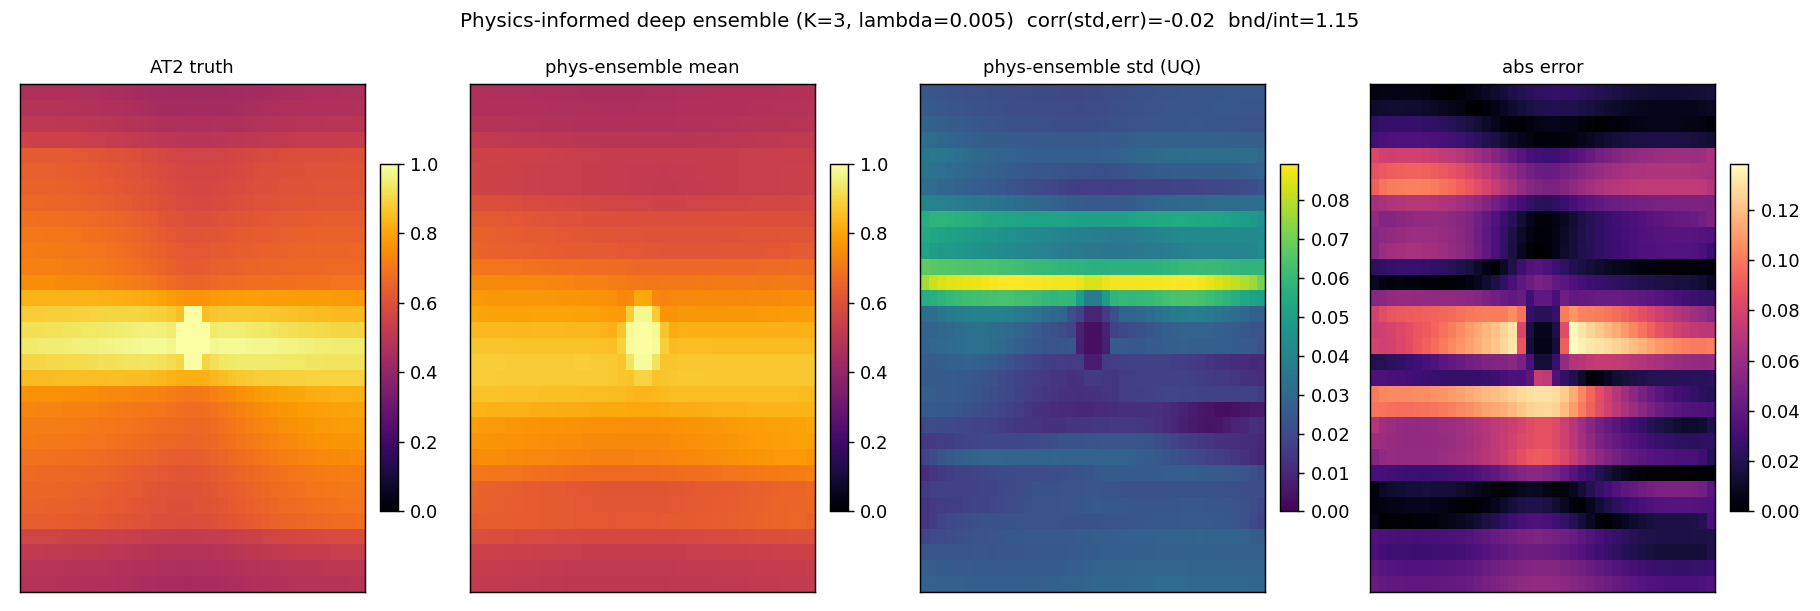

The script that saved this image:
"""pi_emulator_ensemble.py — PHYSICS-INFORMED deep-ensemble UQ for the phase-field GNN emulator [#3b].

uq_emulator_ensemble.py showed a plain deep ensemble (K independent MeshGNNs, std = disagreement)
calibrates far better than MC-dropout here. This asks the next question: does a PHYSICS prior on the
emulator help — both the prediction AND the uncertainty?

The AT2 (Ambrosio–Tortorelli) phase-field energy that generated the data carries a gradient term
~ (ell**2/2)|grad d|**2 that regularises the damage field over a length scale ell. Its exact discrete
analogue on the mesh graph is the graph-Dirichlet energy  sum_{(i,j) in E} (d_i - d_j)**2. We add a
small multiple of it to the per-emulator BCE loss, so every ensemble member is nudged toward fields
that respect that physical smoothness — except where the data genuinely demands a sharp crack.

We then run the SAME evaluation as the plain ensemble, head-to-head (lambda=0 vs lambda>0):
  * test RMSE                              — accuracy
  * corr(ensemble-std, abs-err)            — does disagreement track the real error?
  * crack-boundary / interior std ratio    — does uncertainty localise on the crack?
and print an honest verdict from the numbers (it may or may not help — that is the experiment).

Run:   python3 pi_emulator_ensemble.py                 (writes pi_emulator_ensemble.png)
Knobs: PI_K=4  PI_EPOCHS=70  PI_LAM=5e-3               (override ensemble size / epochs / prior weight)
       PI_SMOKE=1                                       (tiny CPU smoke: K=1, 2 epochs, few samples)
"""
from __future__ import annotations

import os
import time

import numpy as np
import torch
import torch.nn as nn

from phasefield_gnn_prognosis import MeshGNN
from phasefield_emulator_compare import load_cached

rng = np.random.default_rng(20270615)


def graph_dirichlet_energy(pred: torch.Tensor, edge_index: torch.Tensor) -> torch.Tensor:
    """Mean graph-Dirichlet energy of a per-node field — discrete AT2 gradient term.

    Parameters
    ----------
    pred : torch.Tensor, shape (N,)
        Per-node predicted damage in [0, 1].
    edge_index : torch.Tensor, shape (2, E)
        COO connectivity [src, dst].

    Returns
    -------
    torch.Tensor, scalar
        ``mean_{(i,j) in E} (pred_i - pred_j)**2``. Minimising it promotes the spatial
        coherence imposed by the phase-field regularisation length.
    """
    diff = pred[edge_index[0]] - pred[edge_index[1]]
    return (diff * diff).mean()


def train_one(train, ei, seed, lam_phys, epochs):
    """Train one MeshGNN with BCE + lam_phys * graph-Dirichlet prior (lam_phys=0 -> plain)."""
    torch.manual_seed(seed)
    g = np.random.default_rng(seed)
    m = MeshGNN(in_dim=6, hid=48, rounds=8)
    opt = torch.optim.Adam(m.parameters(), 4e-3, weight_decay=1e-5)
    lf = nn.BCELoss()
    for _ in range(epochs):
        for k in g.permutation(len(train)):
            nf, tgt, _, _ = train[k]
            p = m(torch.tensor(nf), ei).clamp(1e-6, 1 - 1e-6)
            loss = lf(p, torch.tensor(tgt).clamp(0, 1))
            if lam_phys > 0:
                loss = loss + lam_phys * graph_dirichlet_energy(p, ei)
            opt.zero_grad(); loss.backward(); opt.step()
    m.eval()
    return m


def _safe_corr(a, b):
    """Pearson corr, NaN-safe for degenerate (constant / tiny) inputs."""
    if len(a) < 2 or np.std(a) < 1e-12 or np.std(b) < 1e-12:
        return float("nan")
    return float(np.corrcoef(a, b)[0, 1])


def eval_ensemble(models, test, ei):
    """Ensemble mean/std over `models`; return metrics dict + first-sample maps for plotting."""
    all_err, all_std, maps = [], [], []
    with torch.no_grad():
        for nf, tgt, _, _ in test:
            xs = torch.tensor(nf)
            ps = np.stack([mm(xs, ei).numpy() for mm in models])      # (K, N)
            mean, std = ps.mean(0), ps.std(0)
            all_err.append(np.abs(mean - tgt)); all_std.append(std)
            maps.append((tgt, mean, std))
    err = np.concatenate(all_err); std = np.concatenate(all_std)
    tgt_all = np.concatenate([m[0] for m in maps])
    boundary = (tgt_all > 0.2) & (tgt_all < 0.8)
    interior_std = std[~boundary].mean() if (~boundary).any() else float("nan")
    loc = std[boundary].mean() / max(interior_std, 1e-9) if boundary.any() else float("nan")
    return {
        "rmse": float(np.sqrt((err ** 2).mean())),
        "corr": _safe_corr(std, err),
        "loc": float(loc),
        "maps": maps,
    }


def train_ensemble(tag, train, ei, seed0, lam, K, epochs):
    """Train K members, printing per-model wall time for live progress."""
    models = []
    for j in range(K):
        t0 = time.time()
        models.append(train_one(train, ei, seed0 + j, lam_phys=lam, epochs=epochs))
        print(f"  [{tag}] model {j + 1}/{K} trained in {time.time() - t0:.1f}s", flush=True)
    return models


def main():
    smoke = os.environ.get("PI_SMOKE") == "1"
    K = 1 if smoke else int(os.environ.get("PI_K", 4))
    epochs = 2 if smoke else int(os.environ.get("PI_EPOCHS", 70))
    lam = float(os.environ.get("PI_LAM", 5e-3))
    threads = int(os.environ.get("PI_THREADS", "0"))
    if threads > 0:
        torch.set_num_threads(threads)

    print(f"Loading cache + training ensembles (K={K}, epochs={epochs}, lambda_phys={lam}, "
          f"threads={threads or 'default'}, smoke={smoke})...", flush=True)
    samples, edges, n_seed, (nx, ny) = load_cached()
    ei = torch.tensor(edges)
    test_ids = set(range(n_seed - 8, n_seed))
    train = [s for s in samples if s[2] not in test_ids]
    test = [s for s in samples if s[2] in test_ids]
    if smoke:
        train, test = train[:4], test[:2]
    print(f"train={len(train)} test={len(test)} grid={nx}x{ny}", flush=True)

    base = train_ensemble("base", train, ei, 100, 0.0, K, epochs)
    phys = train_ensemble("phys", train, ei, 200, lam, K, epochs)

    rb = eval_ensemble(base, test, ei)
    rp = eval_ensemble(phys, test, ei)

    print("\n                  RMSE      corr(std,err)   boundary/interior std")
    print(f"  baseline (l=0)  {rb['rmse']:.4f}   {rb['corr']:>6.2f}          {rb['loc']:.2f}")
    print(f"  phys (l={lam:g})   {rp['rmse']:.4f}   {rp['corr']:>6.2f}          {rp['loc']:.2f}")

    d_rmse = rb["rmse"] - rp["rmse"]
    better_acc = d_rmse > 0
    better_cal = (rp["corr"] > rb["corr"]) if np.isfinite(rp["corr"] + rb["corr"]) else False
    verdict = {
        (True, True): "physics prior HELPS both accuracy and calibration",
        (True, False): "physics prior helps accuracy but not calibration",
        (False, True): "physics prior helps calibration but not accuracy",
        (False, False): "physics prior does NOT help here (honest negative)",
    }[(better_acc, better_cal)]
    print(f"\nVerdict: {verdict}  (dRMSE={d_rmse:+.4f}, dcorr={rp['corr'] - rb['corr']:+.2f})")

    if smoke:
        print("[smoke] skipping figure"); return

    import matplotlib
    matplotlib.use("Agg")
    import matplotlib.pyplot as plt
    tgt0, mean0, std0 = rp["maps"][0]
    fig = plt.figure(figsize=(14, 4.7))
    panels = [(tgt0, "AT2 truth", "inferno", 1.0),
              (mean0, "phys-ensemble mean", "inferno", 1.0),
              (std0, "phys-ensemble std (UQ)", "viridis", None),
              (np.abs(mean0 - tgt0), "abs error", "magma", None)]
    for col, (f, lab, cmap, vm) in enumerate(panels):
        ax = fig.add_subplot(1, 4, col + 1)
        im = ax.imshow(f.reshape(ny, nx), origin="lower", cmap=cmap, aspect="auto",
                       vmin=0, vmax=vm)
        ax.set_title(lab, fontsize=10); ax.set_xticks([]); ax.set_yticks([])
        fig.colorbar(im, ax=ax, fraction=0.046, pad=0.04)
    fig.suptitle(f"Physics-informed deep ensemble (K={K}, lambda={lam:g})  "
                 f"corr(std,err)={rp['corr']:.2f}  bnd/int={rp['loc']:.2f}", fontsize=11)
    fig.tight_layout()
    fig.savefig("pi_emulator_ensemble.png", dpi=130)
    print("wrote pi_emulator_ensemble.png")


if __name__ == "__main__":
    main()
